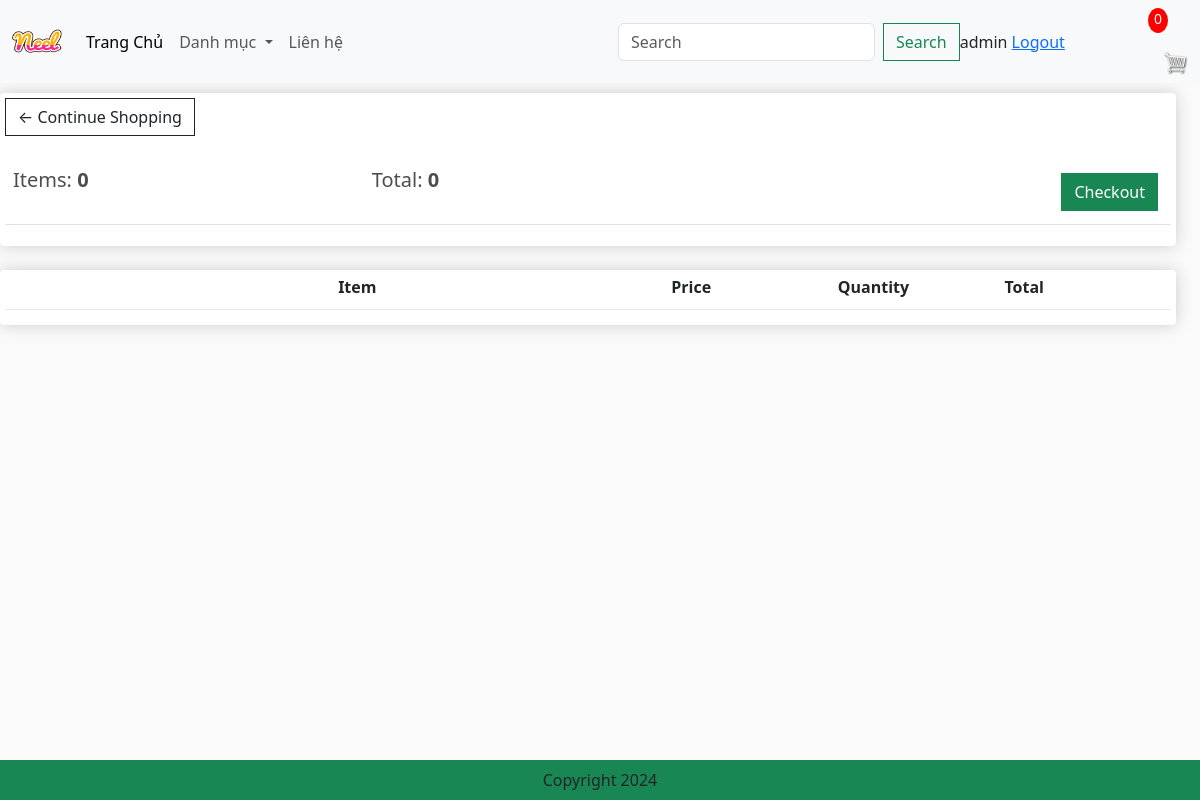
The page /cart/ (signed in) on the database as committed earlier.
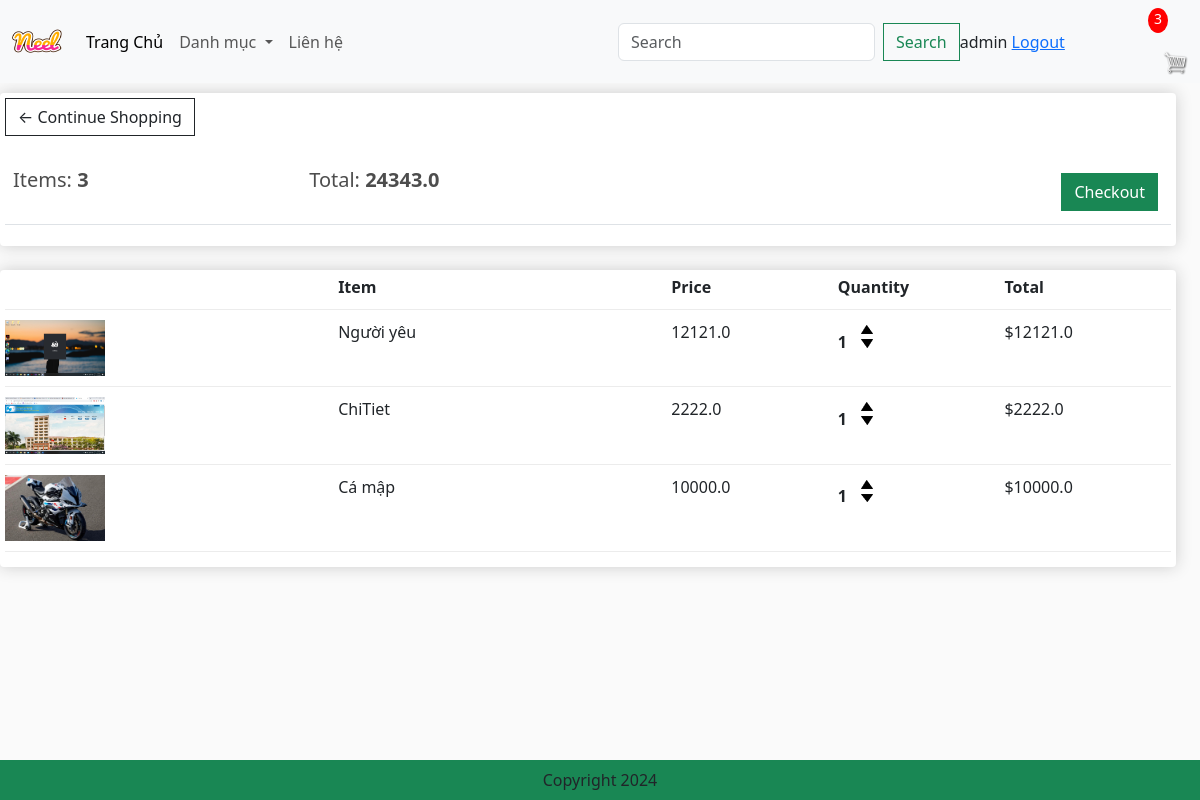
The same page on the database as committed later.
### app/models.py (models this page shows, shortened)
class Order(models.Model):
    customer = models.ForeignKey(User,on_delete=models.SET_NULL,blank=True,null=True)
    date_order = models.DateTimeField(auto_now_add=True)
    complete = models.BooleanField(default=False,null=True,blank=False)
    transaction_id = models.CharField(max_length=200,null=True)
    @property
    def get_cart_items(self):
        orderitems = self.orderitem_set.all()
        total = sum([item.quantity for item in orderitems])
        return total
    @property
    def get_cart_total(self):
        orderitems = self.orderitem_set.all()
        total = sum([item.get_total for item in orderitems])
        return total

class OrderItem(models.Model):
    product = models.ForeignKey(Product,on_delete=models.SET_NULL,blank=True,null=True)
    order = models.ForeignKey(Order,on_delete=models.SET_NULL,blank=True,null=True)
    quantity = models.IntegerField(default=0,null=True,blank=True)
    date_added = models.DateTimeField(auto_now_add=True)
    @property
    def get_total(self):
        total = self.product.price * self.quantity
        return total

class Product(models.Model):
    category = models.ManyToManyField(Category, related_name='product')
    name = models.CharField(max_length=200,null=True)
    price = models.FloatField()
    digital = models.BooleanField(default=False,null=True,blank=False) #sản phẩn bán có pải kỹ thuật số hay ko(bán kẹo thì thay)
    image = models.ImageField(null=True,blank=True)
    @property
    def ImageURL(self):
        try:
            url= self.image.url
        except:
            url=''
        return url

### app/views.py (the view)
# urls.py: path('cart/', views.cart, name="cart"),
def cart(request):
    if request.user.is_authenticated:
        customer = request.user
        order, created = Order.objects.get_or_create(customer =customer,complete =False)
        items = order.orderitem_set.all()
        cartItems =order.get_cart_items
        user_not_login='hidden'
        user_login="show"
    else:
        items=[]
        order = {'get_cart_items':0,'get_cart_total':0}
        cartItems = order['get_cart_items']
        user_not_login="show"
        user_login="hidden"
    context={'items': items,'order': order,'cartItems': cartItems,'user_not_login': user_not_login,"user_login":user_login}
    return render(request, 'app/cart.html', context)

### app/templates/app/cart.html
{% extends 'app/base.html' %}
{% load static %}
{% block cart_content %}
<div class="row" style="width:100%">
	<div class="col-lg-12">
		<div class="box-element">
			<a  class="btn btn-outline-dark" href="{% url 'home' %}">&#x2190; Continue Shopping</a>
			<br>
			<br>
			<table class="table">
				<tr>
					<th><h5>Items: <strong>{{order.get_cart_items}}</strong></h5></th>
					<th><h5>Total:<strong> {{order.get_cart_total}}</strong></h5></th>
					<th>
						<a  style="float:right; margin:5px;" class="btn btn-success" href="{% url 'checkout' %}">Checkout</a>
					</th>
				</tr>
			</table>
		</div>
		<br>
		<div class="box-element">
			<div class="cart-row">
				<div style="flex:2"></div>
				<div style="flex:2"><strong>Item</strong></div>
				<div style="flex:1"><strong>Price</strong></div>
				<div style="flex:1"><strong>Quantity</strong></div>
				<div style="flex:1"><strong>Total</strong></div>
			</div>
			{% for item in items  %}
			<div class="cart-row">
				<div style="flex:2"><img class="row-image" src="{{item.product.ImageURL}}"></div>
				<div style="flex:2"><p>{{item.product.name}}</p></div>
				<div style="flex:1"><p>{{item.product.price}}</p></div>
				<div style="flex:1">
					<p class="quantity">{{item.quantity}}</p>
					<div class="quantity">
						<img data-product ={{item.product.id}} data-action='add' class="chg-quantity update-cart" src="{% static  'app/images/arrow-up.png' %}">
						<img data-product ={{item.product.id}} data-action='remove' class="chg-quantity update-cart" src="{% static  'app/images/arrow-down.png' %}">
					</div>
				</div>
				<div style="flex:1"><p>${{item.get_total}}</p></div>
			</div>
			{% endfor %}
		</div>
	</div>
</div>
{% endblock cart_content %}

### app/templates/app/base.html (shortened to what this page needs)
{% load static %}
<!DOCTYPE html>
<html>
    <head>
        <link href="https://cdn.jsdelivr.net/npm/bootstrap@5.3.3/dist/css/bootstrap.min.css" rel="stylesheet"/>
        <link href-"{%static 'app/css/style.css' %}" rel="stylesheet"/>
        <link href-"{%static 'app/css/all.min.css' %}" rel="stylesheet"/>
        <link href-"{%static 'app/css/owl.carousel.min.css' %}" rel="stylesheet"/>
        <link rel="stylesheet" type="text/css" href="{%static 'app/css/main.css' %}">
        <link rel="stylesheet" href="">
    </head>
    <body>
        <nav class="navbar navbar-expand-lg bg-body-tertiary">
            <div class="container-fluid">
              <a class="navbar-brand" href="{% url 'home'%}">
                <img src=" {% static 'app/images/Neel.png' %}" width="50" height="50"/>
              </a>
              <div class="collapse navbar-collapse" id="navbarSupportedContent">
                <ul class="navbar-nav me-auto mb-2 mb-lg-0">
                  <li class="nav-item">
                    <a class="nav-link active" aria-current="page" href="{% url 'home'%}">Trang Chủ</a>
                  </li>
                  <li class="nav-item dropdown">
                    <a class="nav-link dropdown-toggle" href="#" role="button" data-bs-toggle="dropdown" aria-expanded="false">
                      Danh mục
                    </a>
                  </li>
                  <li class="nav-item">
                    <a class="nav-link"  href="#">Liên hệ</a>
                  </li>
                </ul>
                <form class="d-flex" role="search" method = POST action = "{% url "search" %}" >
                  <input class="form-control me-2" type="search" placeholder="Search" aria-label="Search" name="searched">
                  <button class="btn btn-outline-success" type="submit">Search</button>
                </form>
              </div>
                <div class="form-inline mb-2 mb-lg-0" style = "visibility: {{user_login}}">
                  <span> {{request.user}} </span>
                  <span><a href = "{% url 'logout' %}"> Logout</a></span>
                </div>
              <div class="form-inline my-2 my-lg-0">
                <p id="cart-total">{{cartItems}}</p>
                <a href="{% url "cart" %}"><img id="cart-icon" src="{% static "images/cart.png" %}"></a>
              </div>
            </div>
          </nav>
          {% block cart_content %}{% endblock cart_content %}
          <footer class="container-fluid bg-success text-center fixed-bottom p-2 mt-5">
            Copyright 2024
          </footer>
    </body>
</html>

### app/static/app/css/main.css (style rules this page uses)
body { background-color: hsl(0, 0%, 98%); }
h1,h2,h3,h4,h5,h6 { color:hsl(0, 0%, 30%); }
.box-element { box-shadow:hsl(0, 0%, 80%) 0 0 16px; background-color: #fff; border-radius: 4px; padding: 5px; }
#cart-icon { width:25px; display: inline-block; margin-left: 15px; }
#cart-total { display: block; text-align: center; color:#fff; background-color: red; width: 20px; height: 25px; border-radius: 50%; font-size: 14px; }
.col-lg-3, .col-lg-4, .col-lg-6, .col-lg-8, .col-lg-12 { margin-top: 10px; }
.btn { border-radius: 0; }
.row-image { width: 100px; }
.cart-row { display: flex; align-items: flex-stretch; padding-bottom: 10px; margin-bottom: 10px; border-bottom: 1px solid #ececec; }
.quantity { display: inline-block; font-weight: 700; padding-right:10px; }
.chg-quantity { width: 12px; cursor: pointer; display: block; margin-top: 5px; transition:.1s; }

Rows that differ between the two databases and show on the page:
computed for Order: get_cart_items "0" → "3"; get_cart_total "0" → "24343.0"
added OrderItem: product.ImageURL (picture), product.name "Người yêu", product.price "12121.0", quantity "1", get_total "12121.0"
added OrderItem: product.ImageURL (picture), product.name "ChiTiet", product.price "2222.0", quantity "1", get_total "2222.0"
added OrderItem: product.ImageURL (picture), product.name "Cá mập", product.price "10000.0", quantity "1", get_total "10000.0"
Other text that changed with them:
{{ cartItems }}: "0" → "3"
